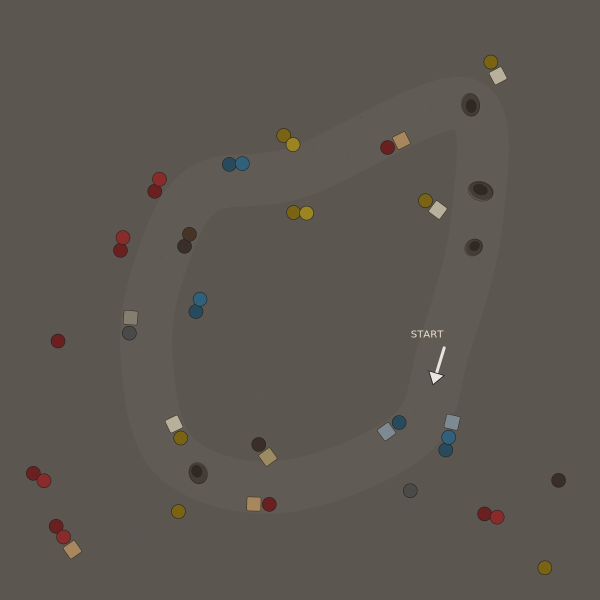
#> input picture task_4/input_images/IMG_0923.jpeg, 1200 x 1200 px (shown at 1/2 size)
$ python -i main.py   (imports and definitions only)
#> lines starting #> are read from the running program, lines starting #| are printed output that depends on the picture; after the words box and inside, x2 and y2 are one past the last pixel; in counts of white or black regions, pixels touching at a corner belong together
# Task 4: Aerial Path Planning
import os
# [2 lines not run here, left out]
import cv2
import numpy as np
import os
import glob
from google.colab import files
from google.colab.patches import cv2_imshow

# [1 line not run here, left out]
uploaded = files.upload()
#> the answer given: IMG_0923.jpeg

# [5 lines not run here, left out]

def process_perfect_navigation(img_path):
#> called with img_path = 'input_images/IMG_0923.jpeg'
    img = cv2.imread(img_path)
#> img is the input picture: shape (1200, 1200, 3); mean B, G, R 80.4, 86.6, 92
    if img is None:
        return

    h, w, _ = img.shape
#> h = 1200; w = 1200
    file_name = os.path.basename(img_path)
    output_img = img.copy()

    # --- 1. PRE-PROCESSING & ROAD ISOLATION ---
    gray = cv2.cvtColor(img, cv2.COLOR_BGR2GRAY)
    hsv = cv2.cvtColor(img, cv2.COLOR_BGR2HSV)
#> hsv: shape (1200, 1200, 3); mean H, S, V 16.7, 32.9, 92.2

    # Local Contrast Enhancement for low-gray separation
    clahe = cv2.createCLAHE(clipLimit=3.0, tileGridSize=(8,8))
    enhanced = clahe.apply(gray)

    # Adaptive thresholding to segment light gray road track
    blur = cv2.GaussianBlur(enhanced, (9, 9), 0)
    _, track_thresh = cv2.threshold(blur, 0, 255, cv2.THRESH_BINARY + cv2.THRESH_OTSU)
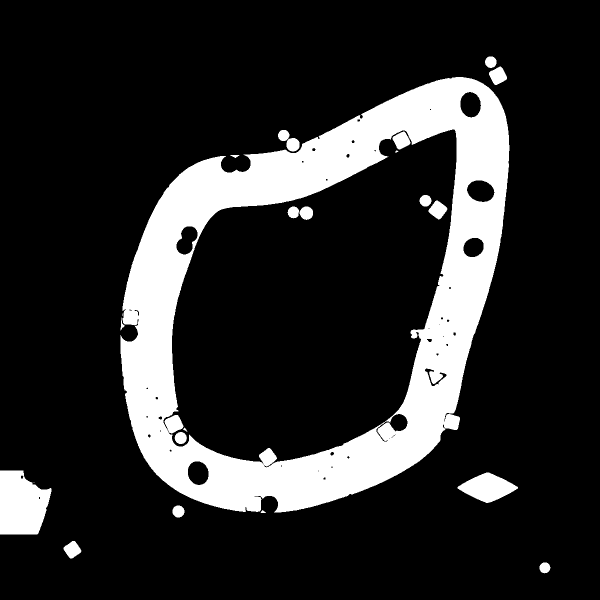
#> track_thresh: shape (1200, 1200) (shown at 1/2 size); 17.2% white; 23 white regions (3 under 20 px), largest, box (x1, y1, x2, y2) and area: (241, 154, 1019, 1025) 224812, (0, 941, 103, 1069) 10411, (915, 945, 1036, 1006) 4254

    # Clean morphological noise
    kernel_large = cv2.getStructuringElement(cv2.MORPH_ELLIPSE, (15, 15))
    track_clean = cv2.morphologyEx(track_thresh, cv2.MORPH_CLOSE, kernel_large)
#> track_clean: shape (1200, 1200); 17.4% white; 8 white regions, largest, box (x1, y1, x2, y2) and area: (241, 154, 1019, 1026) 232623, (0, 941, 103, 1069) 10467, (915, 945, 1036, 1006) 4254
    track_clean = cv2.morphologyEx(track_clean, cv2.MORPH_OPEN, kernel_large)
#> track_clean: shape (1200, 1200); 17.3% white; 9 white regions

    # Find the main continuous track contour
    cnts, _ = cv2.findContours(track_clean, cv2.RETR_EXTERNAL, cv2.CHAIN_APPROX_SIMPLE)
#> cnts = 7 contours; box (x1, y1, x2, y2) and area: (241, 154, 1019, 1025) 496990, (0, 941, 102, 1069) 10224, (920, 945, 1031, 1006) 4061, (970, 113, 1013, 169) 1308, (128, 1083, 161, 1116) 694, (345, 1011, 369, 1035) 414, (1079, 1125, 1100, 1147) 332
    track_mask = np.zeros((h, w), dtype=np.uint8)
    if cnts:
        road_cnt = max(cnts, key=cv2.contourArea)
#> road_cnt = contour of 1413 points, box (x1, y1, x2, y2) (241, 154, 1019, 1025), area 496990
        cv2.drawContours(track_mask, [road_cnt], -1, 255, -1)
#> track_mask: shape (1200, 1200); 34.6% white; 1 white region, box (x1, y1, x2, y2) and area: (241, 154, 1019, 1025) 498343

    # --- 2. ACCURATE POTHOLE DETECTION (Dark Ellipses/Rings) ---
    # Detect dark ringed holes inside the track boundary
    dark_core = cv2.inRange(gray, 0, 50)
#> dark_core: shape (1200, 1200); 0.47% white; 355 white regions (323 under 20 px), largest, box (x1, y1, x2, y2) and area: (355, 454, 393, 507) 654, (1103, 946, 1132, 975) 599, (503, 875, 532, 903) 591
    dark_core_on_track = cv2.bitwise_and(dark_core, track_mask)
#> dark_core_on_track: shape (1200, 1200); 0.29% white; 215 white regions (198 under 20 px)

    p_cnts, _ = cv2.findContours(dark_core_on_track, cv2.RETR_EXTERNAL, cv2.CHAIN_APPROX_SIMPLE)
#> p_cnts = 208 contours, 199 with area under 20; largest, box (x1, y1, x2, y2) and area: (355, 454, 393, 507) 1200, (503, 875, 532, 903) 606, (761, 281, 790, 309) 604, (784, 831, 813, 859) 604, (378, 604, 406, 637) 596
    pothole_mask = np.zeros((h, w), dtype=np.uint8)
    pothole_count = 0

    for c in p_cnts:
        area = cv2.contourArea(c)
        if 50 < area < 1800:
            # Check circularity / aspect ratio
            x, y, bw, bh = cv2.boundingRect(c)
            aspect_ratio = float(bw) / bh
            if 0.5 <= aspect_ratio <= 1.8:
                pothole_count += 1
                cv2.rectangle(output_img, (x - 3, y - 3), (x + bw + 3, y + bh + 3), (0, 0, 255), 2)  # Red Box
                cv2.drawContours(pothole_mask, [c], -1, 255, -1)
#> this loop made 208 passes
#> (area, x, y, bw, bh, aspect_ratio) on passes 10, 39, 91, 109, 115, 118, 163, 188, 204: (394.5, 383, 930, 22, 25, 0.88), (605.5, 503, 875, 29, 28, 1.04), (603.5, 784, 831, 29, 28, 1.04), (595.5, 378, 604, 28, 33, 0.848), (290.5, 939, 482, 21, 20, 1.05), (1200.5, 355, 454, 38, 53, 0.717), (467, 946, 368, 29, 22, 1.32), (604, 761, 281, 29, 28, 1.04), (419, 932, 199, 21, 27, 0.778)
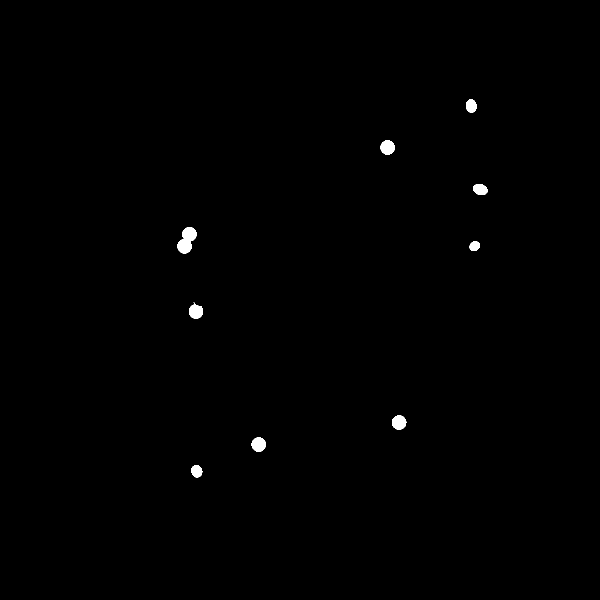
#> pothole_mask: shape (1200, 1200) (shown at 1/2 size); 0.39% white; 9 white regions, largest, box (x1, y1, x2, y2) and area: (355, 454, 393, 507) 1269, (503, 875, 532, 903) 646, (761, 281, 790, 309) 645
#> after the loop, pothole_count = 9

    # --- 3. OBSTACLE DETECTION (Cones / Squares / Colored Dots) ---
    # High saturation or distinct color markers
    s_channel = hsv[:, :, 1]
    color_objects = cv2.inRange(s_channel, 30, 255)
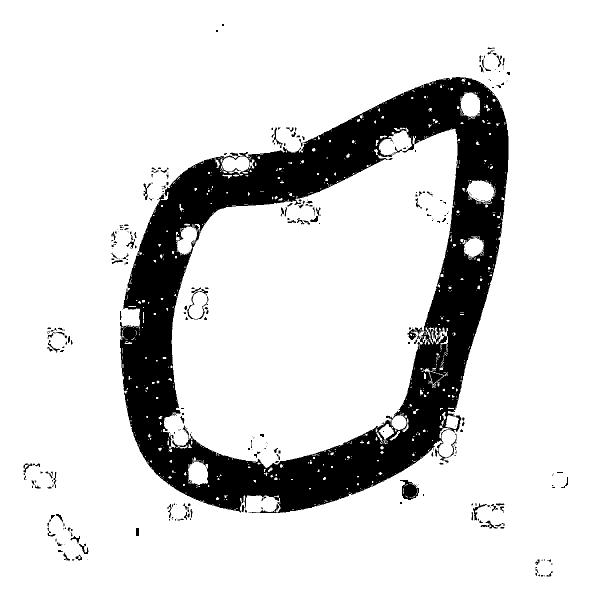
#> color_objects: shape (1200, 1200) (shown at 1/2 size); 84.6% white; 335 black regions (211 under 20 px), largest, box (x1, y1, x2, y2) and area: (240, 154, 1017, 1026) 212511, (800, 960, 838, 1000) 930, (374, 578, 417, 639) 351

    # Detect neutral gray/white/tan obstacles (squares/gray cones)
    v_channel = hsv[:, :, 2]
    tan_squares = cv2.inRange(gray, 140, 190)
#> tan_squares: shape (1200, 1200); 0.28% white; 148 white regions (139 under 20 px), largest, box (x1, y1, x2, y2) and area: (858, 402, 893, 438) 702, (331, 831, 365, 865) 700, (979, 135, 1013, 169) 699

    combined_obs = cv2.bitwise_or(color_objects, tan_squares)
#> combined_obs: shape (1200, 1200); 84.6% white; 331 black regions (207 under 20 px), largest, box (x1, y1, x2, y2) and area: (240, 154, 1017, 1026) 212392, (800, 960, 838, 1000) 930, (374, 578, 417, 639) 351

    # Filter white arrow & text
    white_text = cv2.inRange(gray, 220, 255)
#> white_text: shape (1200, 1200); 0.05% white; 15 white regions (9 under 20 px), largest, box (x1, y1, x2, y2) and area: (860, 744, 886, 767) 283, (871, 693, 891, 746) 275, (863, 661, 871, 675) 31, (835, 661, 846, 675) 24, (875, 661, 886, 675) 24, (847, 665, 859, 675) 22
    combined_obs = cv2.bitwise_and(combined_obs, cv2.bitwise_not(white_text))
#> combined_obs: shape (1200, 1200); 84.6% white; 331 black regions (207 under 20 px), largest, box (x1, y1, x2, y2) and area: (240, 154, 1017, 1026) 212407, (800, 960, 838, 1000) 930, (374, 578, 417, 639) 351
    obs_on_track = cv2.bitwise_and(combined_obs, track_mask)
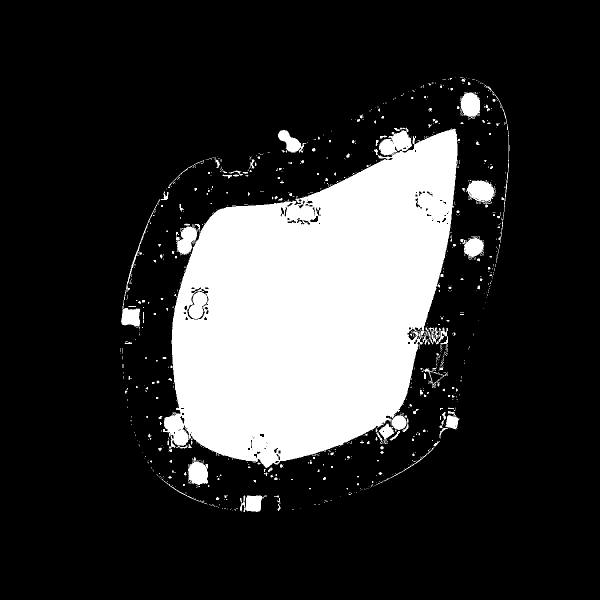
#> obs_on_track: shape (1200, 1200) (shown at 1/2 size); 19.9% white; 878 white regions (735 under 20 px)

    o_cnts, _ = cv2.findContours(obs_on_track, cv2.RETR_EXTERNAL, cv2.CHAIN_APPROX_SIMPLE)
#> o_cnts = 870 contours, 805 with area under 20; largest, box (x1, y1, x2, y2) and area: (326, 255, 915, 936) 265708, (934, 361, 990, 408) 1776, (920, 184, 960, 235) 1500, (376, 914, 416, 970) 1497, (242, 398, 321, 656) 1376
    obstacle_mask = np.zeros((h, w), dtype=np.uint8)
    obstacle_count = 0

    for c in o_cnts:
        area = cv2.contourArea(c)
        if 30 < area < 1500:
            obstacle_count += 1
            x, y, bw, bh = cv2.boundingRect(c)
            cv2.rectangle(output_img, (x - 2, y - 2), (x + bw + 2, y + bh + 2), (0, 255, 255), 2)  # Yellow Box
            cv2.drawContours(obstacle_mask, [c], -1, 255, -1)
#> this loop made 870 passes
#> (area, x, y, bw, bh) on passes 37, 80, 111, 149, 185, 201, 226, 230, 238, 243, 248, 254: (1008, 480, 991, 48, 33), (59, 321, 956, 93, 52), (34, 536, 935, 9, 9), (1497, 376, 914, 40, 56), (34.5, 352, 891, 23, 6), (116.5, 767, 882, 113, 81), (47.5, 752, 865, 15, 20), (75, 779, 862, 21, 19), (51, 879, 856, 17, 21), (484.5, 757, 846, 31, 34), (67, 804, 836, 13, 28), (499.5, 891, 830, 28, 29)
#> area on passes 19, 32: 25.5, 21.5
#> obstacle_mask: shape (1200, 1200); 0.86% white; 37 white regions
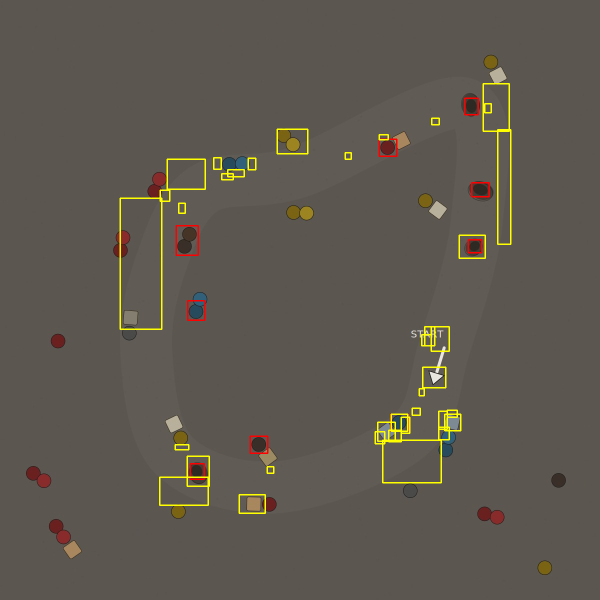
#> output_img: shape (1200, 1200, 3) (shown at 1/2 size); mean B, G, R 79.3, 88.3, 94.2
#> after the loop, obstacle_count = 37

    # --- 4. START POINT DETECTION ---
    start_pos = None
    w_cnts, _ = cv2.findContours(white_text, cv2.RETR_EXTERNAL, cv2.CHAIN_APPROX_SIMPLE)
#> w_cnts = 15 contours, 13 with area under 20; largest, box (x1, y1, x2, y2) and area: (860, 744, 886, 767) 249, (871, 693, 891, 746) 220
    if w_cnts:
        arrow_c = max(w_cnts, key=cv2.contourArea)
#> arrow_c = contour of 36 points, box (x1, y1, x2, y2) (860, 744, 886, 767), area 249
        M = cv2.moments(arrow_c)
#> M = moments, m00 249, centre m10/m00, m01/m00 = (870.2, 753.7)
        if M["m00"] != 0:
            start_pos = (int(M["m10"] / M["m00"]), int(M["m01"] / M["m00"]))
#> start_pos = (870, 753)

    # --- 5. DRIVABLE PATH PLANNING ---
    # Safety Margin: Expand Potholes & Obstacles by safety buffer
    all_hazards = cv2.bitwise_or(pothole_mask, obstacle_mask)
#> all_hazards: shape (1200, 1200); 1.1% white; 43 white regions, largest, box (x1, y1, x2, y2) and area: (242, 398, 321, 656) 1691, (376, 914, 416, 970) 1613, (355, 454, 393, 507) 1269
    safety_buffer = cv2.getStructuringElement(cv2.MORPH_ELLIPSE, (21, 21))
#> safety_buffer: shape (21, 21); values 0 (black) and 1 (white), 75.5% white; 4 black regions, box (x1, y1, x2, y2) and area: (0, 0, 10, 7) 27, (11, 0, 21, 7) 27, (0, 14, 10, 21) 27, (11, 14, 21, 21) 27
    expanded_hazards = cv2.dilate(all_hazards, safety_buffer)
#> expanded_hazards: shape (1200, 1200); 5% white; 23 white regions, largest, box (x1, y1, x2, y2) and area: (232, 310, 418, 666) 11203, (958, 159, 1029, 496) 7757, (757, 812, 929, 973) 6301

    # Drivable road = Total Track - Dilated Hazards
    safe_road = cv2.subtract(track_mask, expanded_hazards)
#> safe_road: shape (1200, 1200); 30.6% white; 1 white region, box (x1, y1, x2, y2) and area: (241, 154, 1007, 1025) 440547

    # Distance Transform to find maximum clearance route inside track
    dist_map = cv2.distanceTransform(safe_road, cv2.DIST_L2, 5)

    if dist_map.max() > 0:
        # Extract ridge line (center of safest path)
        _, skeleton = cv2.threshold(dist_map, 0.22 * dist_map.max(), 255, cv2.THRESH_BINARY)
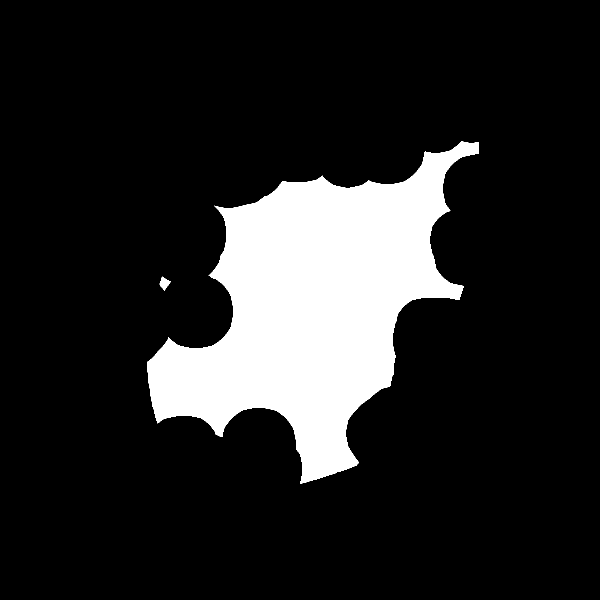
#> skeleton: shape (1200, 1200) float32 (shown at 1/2 size); 14.8% white; 2 white regions, box (x1, y1, x2, y2) and area: (294, 283, 957, 968) 212251, (319, 553, 342, 581) 334
        skeleton = np.uint8(skeleton)

        # Smooth and join path segments
        smooth_kernel = cv2.getStructuringElement(cv2.MORPH_ELLIPSE, (7, 7))
        skeleton = cv2.morphologyEx(skeleton, cv2.MORPH_CLOSE, smooth_kernel)
#> skeleton: shape (1200, 1200); 14.8% white; 2 white regions

        path_contours, _ = cv2.findContours(skeleton, cv2.RETR_EXTERNAL, cv2.CHAIN_APPROX_NONE)
#> path_contours = 2 contours; box (x1, y1, x2, y2) and area: (294, 283, 957, 968) 211016, (319, 553, 342, 581) 302
        if path_contours:
            # Draw Safe Path in Bright Neon Green
            cv2.drawContours(output_img, path_contours, -1, (0, 255, 0), 3)

    # --- 6. DRAW START MARKER & STATS ---
    if start_pos:
        cv2.circle(output_img, start_pos, 7, (255, 0, 0), -1)
        cv2.putText(output_img, "START", (start_pos[0] + 10, start_pos[1] + 5),
                    cv2.FONT_HERSHEY_SIMPLEX, 0.55, (255, 0, 0), 2)
#> output_img: shape (1200, 1200, 3); mean B, G, R 78.6, 89.7, 93.4

    cv2.putText(output_img, f"Detected Potholes: {pothole_count} | Obstacles: {obstacle_count}",
                (20, 35), cv2.FONT_HERSHEY_SIMPLEX, 0.65, (255, 255, 255), 2)
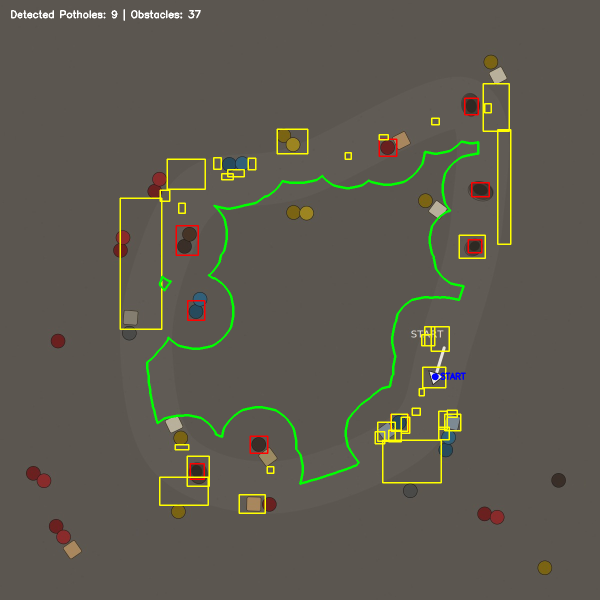
#> output_img: shape (1200, 1200, 3) (shown at 1/2 size); mean B, G, R 78.9, 90, 93.6

    # Save & Display
    output_path = os.path.join('output', file_name)
    cv2.imwrite(output_path, output_img)

    print(f"\nSuccessfully Processed: {file_name}")
    cv2_imshow(output_img)

# Run All Images
image_list = glob.glob('input/*')
# [2 lines not run here, left out]

>>> result = process_perfect_navigation('input_images/IMG_0923.jpeg')
